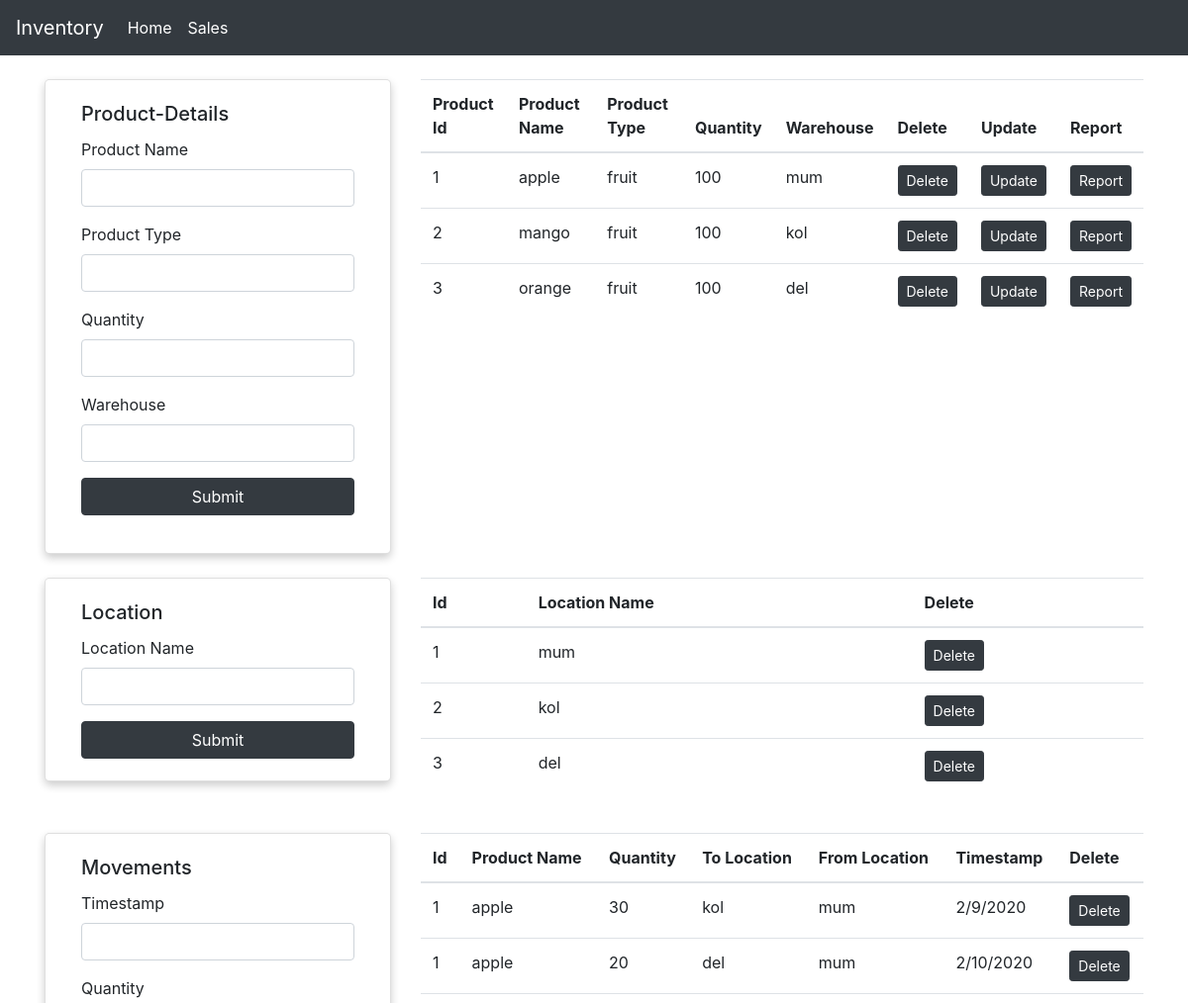
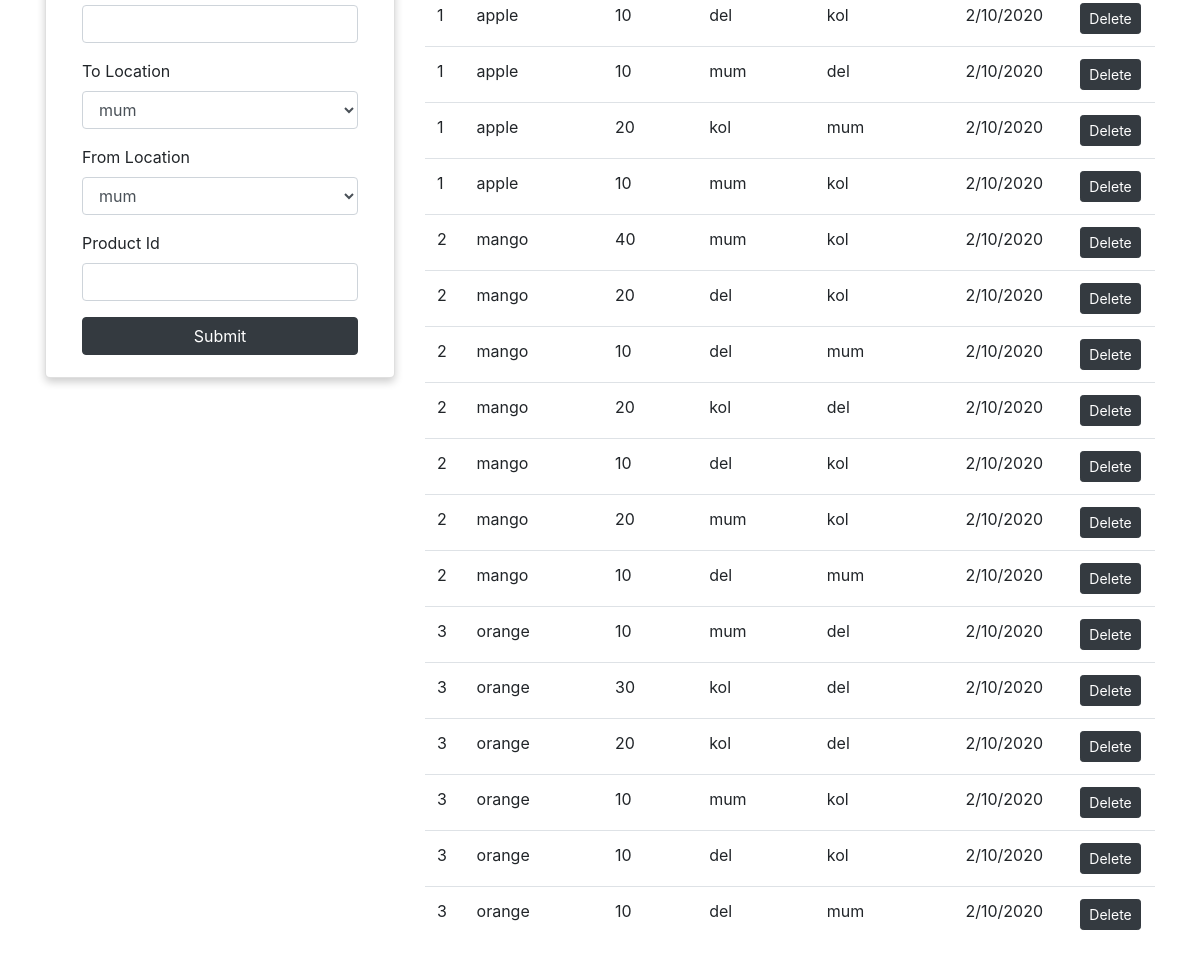
Before: / with the older database file (2 pictures, top to bottom).
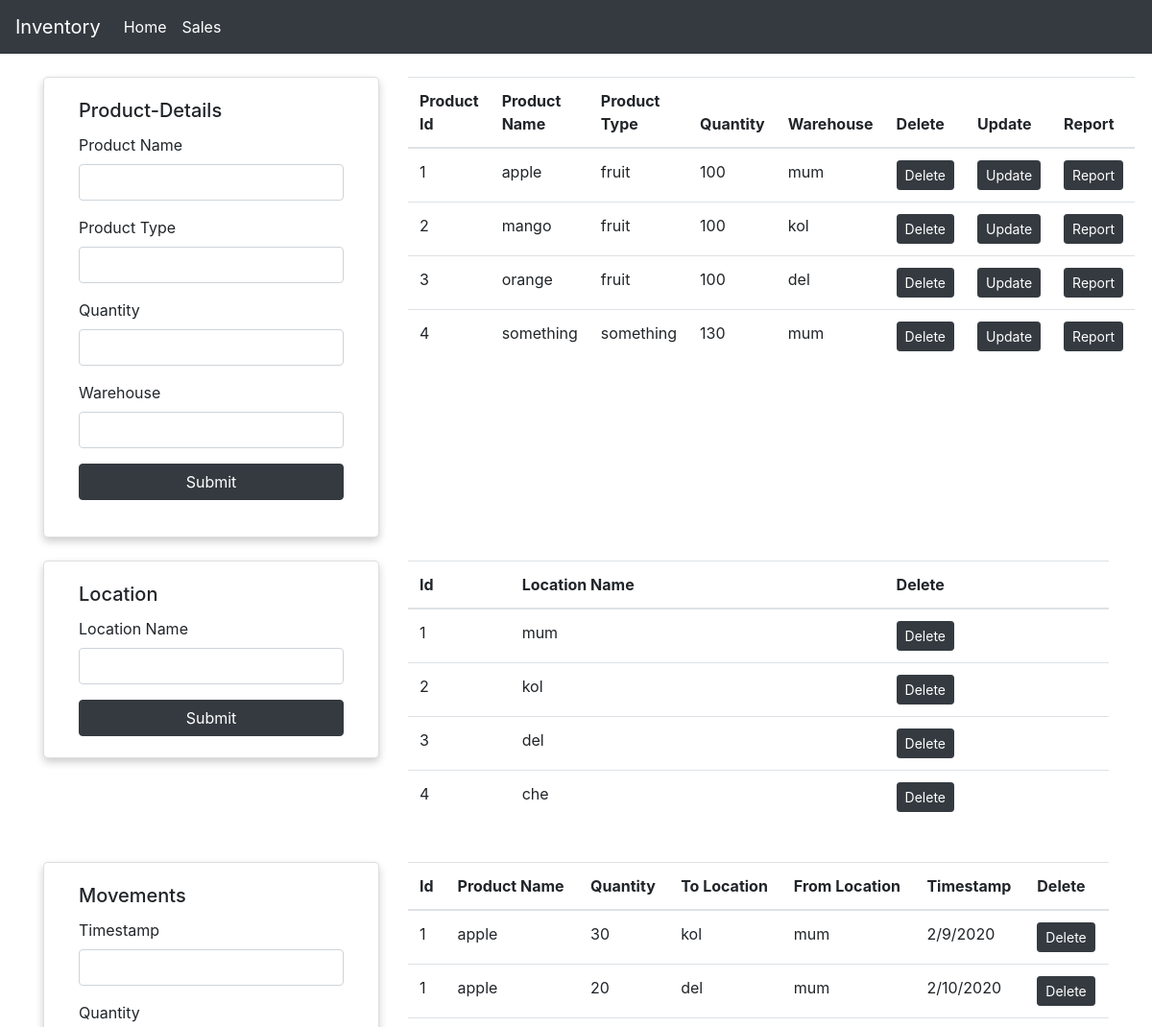
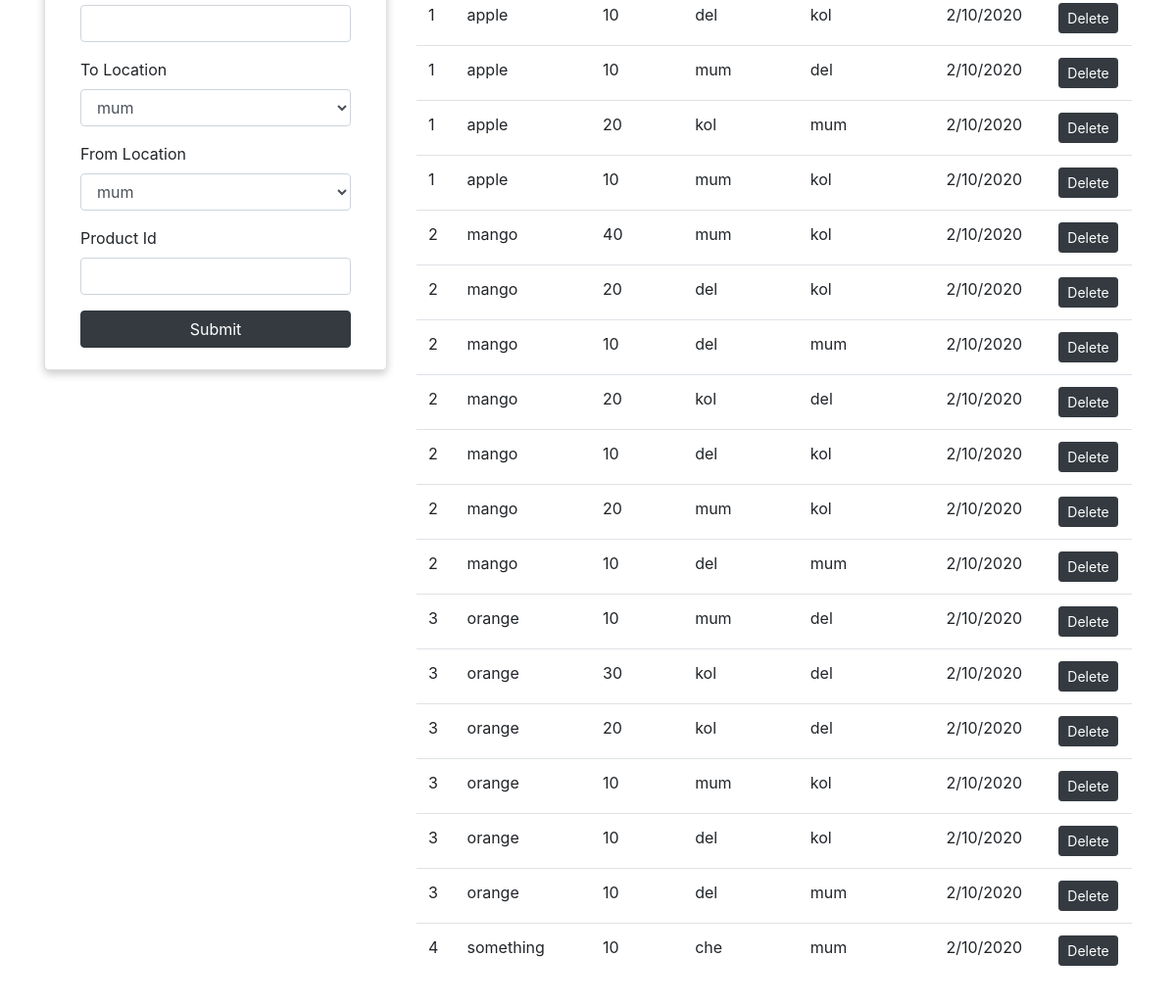
After: the same page with the newer database file (2 pictures, top to bottom).
### app.py (models this page shows)
class Product(db.Model):
    id = db.Column(db.Integer,primary_key=True, autoincrement=True)
    product_name = db.Column(db.String(200))
    product_type = db.Column(db.String(200))
    quantity = db.Column(db.String(200))
    warehouse = db.Column(db.String(200))
    movements = db.relationship('Movement', backref="user2")

class Location(db.Model):
    id = db.Column(db.Integer,primary_key=True, autoincrement=True)
    location_name = db.Column(db.String(200))

class Movement(db.Model):
    id = db.Column(db.Integer, primary_key=True)
    timestamp = db.Column(db.String(200))
    to_location = db.Column(db.String(200))
    from_location = db.Column(db.String(200))
    product_id = db.Column(db.Integer, db.ForeignKey('product.id'))
    quantity = db.Column(db.Integer)

### app.py (the view, shortened to what this page needs)
@app.route('/',methods=['GET','POST'])
def get():
    if request.method == "GET":
        user1s = Product.query.all()
        locations = Location.query.all()
        movements = db.session.query(Product, Movement).filter(Product.id == Movement.product_id ).all()
        page ='home'
        user = Product(id='',product_name='',product_type='',quantity='',warehouse='')
        return render_template('home.html',user1s=user1s,locations=locations,movements=movements,page=page,user=user)

### templates/home.html (shortened to what this page needs)
{% extends 'index.html' %}
{% block content %}
<br>
<div class="row">
    <div class="col-lg-4">
        <div class="card" >
            <div class="card-body">
                <h5 class="card-title">Product-Details</h5>
                {% if page == 'home' %}
                <form action="/" method="POST" class="form-group">
                {% endif %}
                    <div class="form-group">
                        <label for="">Product Name</label>
                        <input type="text" name="product_name" class="form-control" value={{user.product_name}}>
                    </div>
                    <div class="form-group">
                        <label for="">Product Type</label>
                        <input type="text" name="product_type" class="form-control" value={{user.product_type}}>
                    </div>
                    <div class="form-group">
                        <label for="">Quantity</label>
                        <input type="text" name="quantity" class="form-control" value={{user.quantity}}>
                    </div>
                    <div class="form-group">
                        <label for="">Warehouse</label>
                        <input type="text" name="warehouse" class="form-control" value={{user.warehouse}}>
                    </div>
                    <button class="btn btn-block btn-dark">Submit</button>
                </form>
            </div>
        </div>
    </div>
    <div class="col-lg-8">
        <table class="table">
            <thead>
                <th>Product Id</th>
                <th>Product Name</th>
                <th>Product Type</th>
                <th>Quantity</th>
                <th>Warehouse</th>
                <th>Delete</th>
                <th>Update</th>
                <th>Report</th>
            </thead>
            <tbody>
                {% for i in user1s %}
                <tr>
                    <td>{{ i.id }}</td>
                    <td>{{ i.product_name }}</td>
                    <td>{{ i.product_type }}</td>
                    <td>{{ i.quantity }}</td>
                    <td>{{ i.warehouse }}</td>
                    <td>
                        <a href='/delete_product/{{i.id}}' class="btn btn-sm btn-dark">Delete</a>
                    </td>
                    <td>
                        <a href='/update_product/{{i.id}}' class="btn btn-sm btn-dark">Update</a>
                    </td>
                    <td>
                        <a href='/report/{{i.id}}' class="btn btn-sm btn-dark">Report</a>
                    </td>
                </tr>
                {% endfor %}
            </tbody>
        </table>
    </div>
</div>
<br>
<div class="row">
    <div class="col-lg-4">
        <div class="card" >
            <div class="card-body">
                <h5 class="card-title">Location</h5>
                <form method="POST" action="/add_location">
                    <div class="form-group">
                        <label for="">Location Name</label>
                        <input type="text" name="location_name" class="form-control" >
                    </div>
                    <button class="btn btn-block btn-dark">Submit</button>
                </form>
            </div>
        </div>
    </div>
    <div class="col-lg-8">
        <table class="table">
            <thead>
                <th>Id</th>
                <th>Location Name</th>
                <th>Delete</th>
            </thead>
            <tbody>
                {% for i in locations %}
                <tr>
                    <td>{{ i.id }}</td>
                    <td>{{ i.location_name }}</td>
                    <td>
                        <a href='/delete_location/{{i.id}}' class="btn btn-sm btn-dark">Delete</a>
                    </td>
                </tr>
                {% endfor %}
            </tbody>
        </table>
    </div>
</div>
<br>
<div class="row">
    <div class="col-lg-4">
        <div class="card" >
            <div class="card-body">
                <h5 class="card-title">Movements</h5>
                <form method="POST" action="/add_movement">
                    <div class="form-group">
                        <label for="">Timestamp</label>
                        <input type="text" name="timestamp" class="form-control" >
                    </div>
                    <div class="form-group">
                        <label for="">Quantity</label>
                        <input type="text" name="quantity" class="form-control" >
                    </div>
                    <div class="form-group">
                        <label for="">To Location</label>
                        <select class="form-control" name="to_location" id="to_location">
                            {% for i in locations %}
                            <option value="{{i.location_name}}">{{i.location_name}}</option>
                            {% endfor %}
                        </select>
                    </div>
                    <div class="form-group">
                        <label for="">From Location</label>
                        <select class="form-control" name="from_location" id="from_location">
                            {% for i in locations %}
                            <option value="{{i.location_name}}">{{i.location_name}}</option>
                            {% endfor %}
                        </select>
                    </div>
                    <div class="form-group">
                        <label for="">Product Id</label>
                        <input type="text" name="product_id" class="form-control" >
                    </div>
                    <button class="btn btn-block btn-dark">Submit</button>
                </form>
            </div>
        </div>
    </div>
    <div class="col-lg-8">
        <table class="table">
            <thead>
                <th>Id</th>
                <th>Product Name</th>
                <th>Quantity</th>
                <th>To Location</th>
                <th>From Location</th>
                <th>Timestamp</th>
                <th>Delete</th>
            </thead>
            <tbody>
                {% for i in movements %}
                <tr>
                    <td>{{ i.Product.id }}</td>
                    <td>{{ i.Product.product_name }}</td>
                    <td>{{ i.Movement.quantity }}</td>
                    <td>{{ i.Movement.to_location }}</td>
                    <td>{{ i.Movement.from_location }}</td>
                    <td>{{ i.Movement.timestamp }}</td>
                    <td>
                        <a href='/delete_movement/{{i.Movement.id}}' class="btn btn-sm btn-dark">Delete</a>
                    </td>
                </tr>
                {% endfor %}
            </tbody>
        </table>
    </div>
</div>
<br>
{% endblock %}

### templates/index.html (shortened to what this page needs)
<!DOCTYPE html>
<html lang="en">
<head>
    <link rel="stylesheet" href="https://stackpath.bootstrapcdn.com/bootstrap/4.3.1/css/bootstrap.min.css">    <title>Document</title>
    <link rel="stylesheet" href="/Include/css/style.css" />
</head>
<body>
    <nav class="navbar navbar-expand-lg navbar-dark bg-dark">
        <a class="navbar-brand" href="#">Inventory</a>
        <div class="collapse navbar-collapse" id="navbarNavAltMarkup">
          <div class="navbar-nav">
            <a class="nav-item nav-link active" href="/">Home <span class="sr-only">(current)</span></a>
            <div class="navbar-nav">
              <a class="nav-item nav-link active" href="sales">Sales </a>
            </div>
          </div>
        </div>
      </nav>
    <div class="container">
    {% block content %}{% endblock %}
</div>
</body>
</html>

### Include/css/style.css (style rules this page uses)
.card { box-shadow: 0 4px 8px 0 rgba(0,0,0,0.2); transition: 0.3s; border-radius: 5px; padding: 2px 16px; }

Changed rows visible on the page:
added Product: id "4", product_name "something", product_type "something", quantity "130", warehouse "mum", Product.id "4", Product.product_name "something", Movement.quantity "10", Movement.to_location "che", Movement.from_location "mum", Movement.timestamp "2/10/2020"
added Location: id "4", location_name "che"
